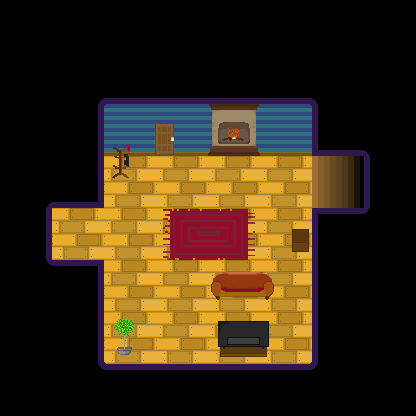

This is a level from a 2D game, rendered from its Tiled map with the project's own tilesets. A one-line summary and the map file follow, with tile-layer data summarised:
An orthogonal 8x8 tile map with 52x52 px tiles, 15 tile layers (background, ground, walls, walldetails, ...) and 32 objects (13x wall, 11x static, 3x teleport, clotheshanger, cabinet, ...).

<map version="1.9" tiledversion="1.9.2" orientation="orthogonal" renderorder="right-down" width="8" height="8" tilewidth="52" tileheight="52" infinite="0" nextlayerid="18" nextobjectid="43">
 <editorsettings>
  <export target="map.lua" format="lua" />
 </editorsettings>
 <properties>
  <property name="animX" type="int" value="415" />
  <property name="animY" type="int" value="68" />
  <property name="dirPNG" value="assets/homeAura/fireplace-stilesheet.png" />
  <property name="frameNumber" type="int" value="4" />
  <property name="hasAnimations" type="bool" value="true" />
  <property name="spawnX" type="int" value="300" />
  <property name="spawnY" type="int" value="300" />
 </properties>
 <tileset firstgid="1" name="tileset" tilewidth="52" tileheight="52" tilecount="32" columns="4">
  <image source="map-tileset/groundFloorHallTileset.png" width="208" height="416" />
 </tileset>
 <layer id="1" name="background" width="8" height="8">
  <data>[64 cells, 64 non-empty, 1 distinct tile ids]</data>
 </layer>
 <layer id="2" name="ground" width="8" height="8">
  <data>[64 cells, 17 non-empty, 1 distinct tile ids]</data>
 </layer>
 <layer id="3" name="walls" width="8" height="8">
  <data>[64 cells, 4 non-empty, 1 distinct tile ids]</data>
 </layer>
 <layer id="4" name="walldetails" width="8" height="8">
  <data>[64 cells, 4 non-empty, 1 distinct tile ids]</data>
 </layer>
 <layer id="5" name="upstairs" width="8" height="8">
  <data>[64 cells, 1 non-empty, 1 distinct tile ids]</data>
 </layer>
 <layer id="8" name="door" width="8" height="8" offsetx="-21.0763" offsety="11.9737">
  <data>[64 cells, 1 non-empty, 1 distinct tile ids]</data>
 </layer>
 <layer id="6" name="roomborder" width="8" height="8">
  <data>[64 cells, 30 non-empty, 12 distinct tile ids]</data>
 </layer>
 <layer id="7" name="roomborder" width="8" height="8">
  <data>[64 cells, 4 non-empty, 3 distinct tile ids]</data>
 </layer>
 <layer id="9" name="cabinet" width="8" height="8" offsetx="13" offsety="6.75">
  <data>[64 cells, 1 non-empty, 1 distinct tile ids]</data>
 </layer>
 <layer id="10" name="clotheshanger" width="8" height="8" offsetx="-7.5" offsety="-19">
  <data>[64 cells, 1 non-empty, 1 distinct tile ids]</data>
 </layer>
 <layer id="11" name="tv" width="8" height="8" offsetx="10" offsety="1">
  <data>[64 cells, 1 non-empty, 1 distinct tile ids]</data>
 </layer>
 <layer id="12" name="sofa" width="8" height="8" offsetx="35.5" offsety="-1.5">
  <data>[64 cells, 2 non-empty, 2 distinct tile ids]</data>
 </layer>
 <layer id="13" name="fireplace" width="8" height="8">
  <data>[64 cells, 1 non-empty, 1 distinct tile ids]</data>
 </layer>
 <layer id="14" name="carpet" width="8" height="8">
  <data>[64 cells, 2 non-empty, 2 distinct tile ids]</data>
 </layer>
 <layer id="16" name="plant" width="8" height="8" offsetx="-5.5" offsety="-1">
  <data>[64 cells, 1 non-empty, 1 distinct tile ids]</data>
 </layer>
 <objectgroup id="15" name="objects" visible="0">
  <object id="1" name="wall" x="46.1818" y="201.909" width="57.7273" height="5.81818" />
  <object id="2" name="wall" x="46.0909" y="202" width="5.81818" height="63.7273" />
  <object id="3" name="wall" x="46.0909" y="260.091" width="57.8182" height="5.72727" />
  <object id="4" name="wall" x="97.7273" y="260.091" width="6.27273" height="109.636" />
  <object id="5" name="wall" x="97.7273" y="364" width="220.273" height="5.72727" />
  <object id="6" name="wall" x="311.909" y="208.091" width="6.09091" height="161.545" />
  <object id="7" name="wall" x="312.091" y="208.273" width="58" height="5.72727" />
  <object id="8" name="wall" x="364.182" y="150.364" width="5.81818" height="63.8182" />
  <object id="9" name="wall" x="312" y="150.455" width="58.1818" height="5.54545" />
  <object id="10" name="wall" x="311.909" y="98.2727" width="6.18182" height="52.0966" />
  <object id="11" name="wall" x="98.0909" y="98.4545" width="220.091" height="5.45455" />
  <object id="12" name="wall" x="97.9091" y="98.4545" width="6.18182" height="109.455" />
  <object id="15" name="wall" x="104.13" y="152.043" width="207.783" height="4" />
  <object id="17" name="clotheshanger" x="107.625" y="144.813" width="21.875" height="33.3125" />
  <object id="18" name="cabinet" x="292" y="229.875" width="17" height="22.875" />
  <object id="19" name="sofa" x="211.438" y="271.375" width="63.125" height="28.125" />
  <object id="20" name="tv" x="218" y="321.063" width="51" height="35.9375" />
  <object id="21" name="plant" x="108.5" y="316.188" width="26.0625" height="45.3125" />
 </objectgroup>
 <objectgroup id="17" name="queryBoxs" visible="0">
  <object id="22" name="cabinet" class="static" x="288.174" y="231.957" width="3.86957" height="18.5652">
   <properties>
    <property name="queryDirection" value="right" />
    <property name="queryString" value="There is something similar to peanuts. You can pick it up" />
   </properties>
  </object>
  <object id="23" name="cabinet" class="static" x="294.727" y="253" width="12.3636" height="2.90909">
   <properties>
    <property name="queryDirection" value="up" />
    <property name="queryString" value="There is something similar to peanuts. You can pick it up" />
   </properties>
  </object>
  <object id="24" name="sofa" class="static" x="220.727" y="299.818" width="44.2727" height="5">
   <properties>
    <property name="queryDirection" value="up" />
    <property name="queryString" value="A cozy sofa. It seems all the pillows disappeared" />
   </properties>
  </object>
  <object id="25" name="sofa" class="static" x="274.636" y="276.273" width="4.81818" height="20.0909">
   <properties>
    <property name="queryDirection" value="left" />
    <property name="queryString" value="A cozy sofa. It seems all the pillows disappeared" />
   </properties>
  </object>
  <object id="26" name="sofa" class="static" x="206" y="276.545" width="5.45455" height="19.7273">
   <properties>
    <property name="queryDirection" value="right" />
    <property name="queryString" value="A cozy sofa. It seems all the pillows disappeared" />
   </properties>
  </object>
  <object id="30" name="clotheshanger" class="static" x="114.063" y="178.25" width="12.625" height="3.375">
   <properties>
    <property name="queryDirection" value="up" />
    <property name="queryString" value="A clothes hanger. There is a hat on" />
   </properties>
  </object>
  <object id="32" name="clotheshanger" class="static" x="129.625" y="157.188" width="3.75" height="17.3125">
   <properties>
    <property name="queryDirection" value="left" />
    <property name="queryString" value="A clothes hanger. There is a hat on" />
   </properties>
  </object>
  <object id="34" name="kitchendoor" class="teleport" x="157.688" y="156.125" width="13.1875" height="4.1875">
   <properties>
    <property name="queryDirection" value="up" />
    <property name="querySpawnX" value="250" />
    <property name="querySpawnY" value="510" />
    <property name="queryTeleport" value="maps/firstWorld/Aura'sHouse/kitchen/map.lua" />
   </properties>
  </object>
  <object id="35" name="fireplace" class="static" x="213.938" y="156" width="40.625" height="4.5625">
   <properties>
    <property name="queryDirection" value="up" />
    <property name="queryString" value="A comfortable fireplace. You could stare at it for the rest of your life" />
   </properties>
  </object>
  <object id="36" name="goingupstairs" class="teleport" x="358" y="156.091" width="6.09091" height="52.0909">
   <properties>
    <property name="queryDirection" value="right" />
    <property name="querySpawnX" value="130" />
    <property name="querySpawnY" value="330" />
    <property name="queryTeleport" value="maps/firstWorld/Aura'sHouse/firstFloorHall/map.lua" />
   </properties>
  </object>
  </objectgroup>
</map>
<!-- 4 of 32 objects omitted -->
